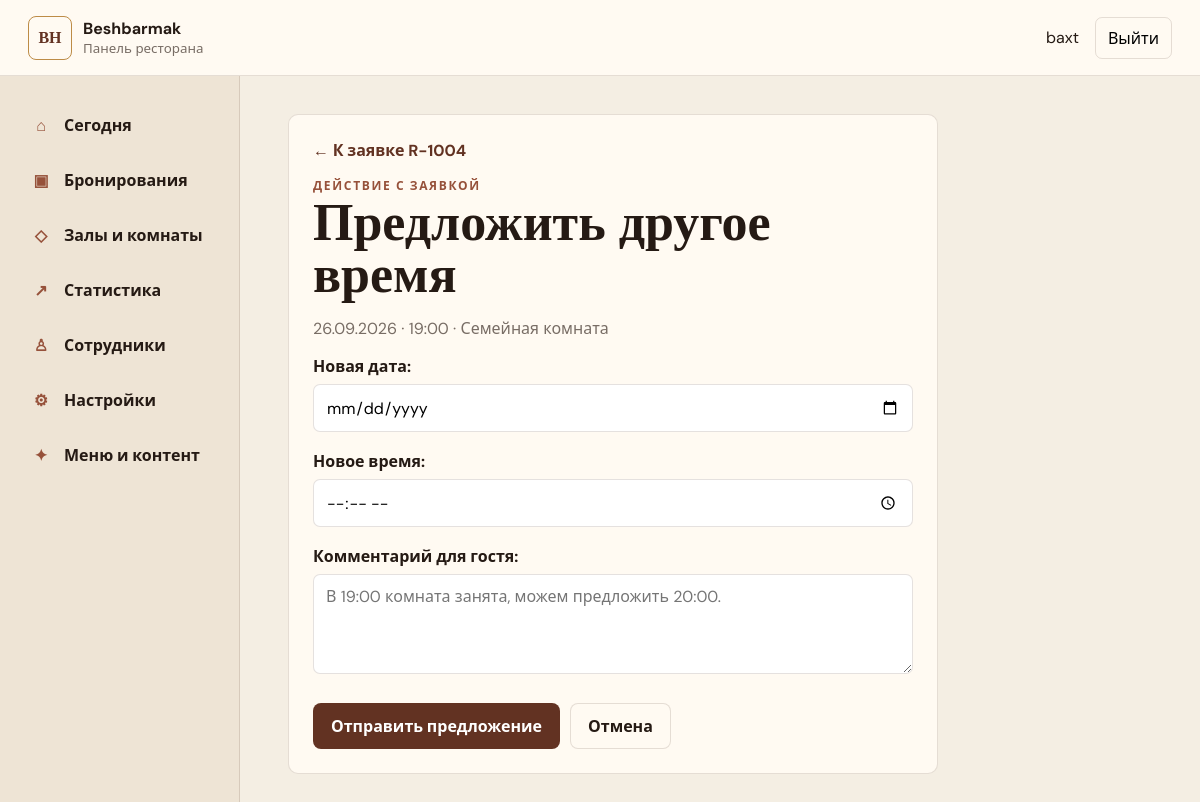
Screenshot of /staff/reservations/4/propose/ (signed in) with the database file from the repository.
### reservations/models.py (models this page shows, shortened)
class Reservation(models.Model):
    class Status(models.TextChoices):
        PENDING = "PENDING", "Ожидает подтверждения"
        ACCEPTED = "ACCEPTED", "Подтверждено"
        CHANGE_PROPOSED = "CHANGE_PROPOSED", "Предложено другое время"
        REJECTED = "REJECTED", "Отклонено"
        CANCELLED = "CANCELLED", "Отменено"
        COMPLETED = "COMPLETED", "Завершено"
        NO_SHOW = "NO_SHOW", "Гость не пришёл"
    class Occasion(models.TextChoices):
        REGULAR = "REGULAR", "Обычный визит"
        BIRTHDAY = "BIRTHDAY", "День рождения"
        FAMILY = "FAMILY", "Семейное мероприятие"
        BUSINESS = "BUSINESS", "Деловая встреча"
        OTHER = "OTHER", "Другое"
    public_number = models.CharField("Номер", max_length=20, unique=True, blank=True, null=True)
    public_token = models.UUIDField("Публичный токен", default=uuid.uuid4, unique=True, editable=False)
    submission_token = models.UUIDField("Ключ отправки", unique=True, blank=True, null=True, editable=False)
    customer_name = models.CharField("Имя", max_length=120)
    phone = models.CharField("Телефон", max_length=40)
    date = models.DateField("Дата")
    time = models.TimeField("Время")
    guests_count = models.PositiveSmallIntegerField("Гостей")
    space = models.ForeignKey(DiningSpace, on_delete=models.PROTECT, related_name="reservations", verbose_name="Помещение")
    occasion = models.CharField("Повод", max_length=30, blank=True)
    customer_comment = models.TextField("Комментарий гостя", max_length=1000, blank=True)
    manager_comment = models.TextField("Комментарий менеджера", max_length=1000, blank=True)
    status = models.CharField("Статус", max_length=24, choices=Status.choices, default=Status.PENDING, db_index=True)
    created_at = models.DateTimeField(auto_now_add=True)
    updated_at = models.DateTimeField(auto_now=True)
    accepted_at = models.DateTimeField(blank=True, null=True)
    rejected_at = models.DateTimeField(blank=True, null=True)
    cancelled_at = models.DateTimeField(blank=True, null=True)
    completed_at = models.DateTimeField(blank=True, null=True)
    handled_by_staff = models.ForeignKey(StaffProfile, on_delete=models.SET_NULL, related_name="handled_reservations", blank=True, null=True, verbose_name="Ответственный")
    proposed_date = models.DateField("Предложенная дата", blank=True, null=True)
    proposed_time = models.TimeField("Предложенное время", blank=True, null=True)
    rejection_reason = models.CharField("Причина отказа", max_length=500, blank=True)
    class Meta:
        ordering = ("-date", "-time", "-created_at")
        indexes = [models.Index(fields=("space", "date", "status"), name="reservation_lookup_idx")]
        verbose_name = "Бронирование"
        verbose_name_plural = "Бронирования"

class DiningSpace(models.Model):
    class SpaceType(models.TextChoices):
        HALL = "HALL", "Зал"
        PRIVATE_ROOM = "PRIVATE_ROOM", "Отдельная комната"
        TERRACE = "TERRACE", "Терраса"
        VIP = "VIP", "VIP-пространство"
        OTHER = "OTHER", "Другое"
    name = models.CharField("Название", max_length=160)
    name_uz = models.CharField("Название на узбекском", max_length=160, blank=True)
    description = models.TextField("Описание", blank=True)
    description_uz = models.TextField("Описание на узбекском", blank=True)
    image = models.ImageField("Фото", upload_to="spaces/%Y/%m/", blank=True)
    space_type = models.CharField("Тип", max_length=20, choices=SpaceType.choices, default=SpaceType.HALL)
    capacity_min = models.PositiveSmallIntegerField("Минимум гостей", blank=True, null=True)
    capacity_max = models.PositiveSmallIntegerField("Максимум гостей")
    is_exclusive = models.BooleanField("Эксклюзивное бронирование", default=False, help_text="Одновременно может быть только одна подтверждённая бронь.")
    is_active = models.BooleanField("Показывать", default=True)
    is_bookable = models.BooleanField("Можно бронировать", default=True)
    is_temporarily_unavailable = models.BooleanField("Временно недоступно", default=False)
    hide_when_unavailable = models.BooleanField("Скрывать при недоступности", default=False)
    unavailable_reason = models.CharField("Причина недоступности", max_length=240, blank=True)
    unavailable_reason_uz = models.CharField("Причина недоступности на узбекском", max_length=240, blank=True)
    sort_order = models.PositiveSmallIntegerField("Порядок", default=0)
    created_at = models.DateTimeField(auto_now_add=True)
    updated_at = models.DateTimeField(auto_now=True)
    class Meta:
        ordering = ("sort_order", "id")
        verbose_name = "Зал или комната"
        verbose_name_plural = "Залы и комнаты"

### reservations/staff_views.py (the view, shortened to what this page needs)
# urls.py: path("reservations/<int:pk>/propose/", staff_views.reservation_propose, name="reservation_propose"),
@staff_access(StaffProfile.Role.OWNER, StaffProfile.Role.MANAGER)
def reservation_propose(request, pk):
    reservation = get_object_or_404(Reservation.objects.select_related("space"), pk=pk)
    initial = {"proposed_date": reservation.date}
    form = ProposalForm(request.POST or None, initial=initial)
    return render(request, "staff/action_form.html", {"reservation": reservation, "form": form, "title": "Предложить другое время", "submit_label": "Отправить предложение"})

### reservations/forms.py
class ProposalForm(forms.Form):
    proposed_date = forms.DateField(label="Новая дата", widget=forms.DateInput(attrs={"type": "date"}))
    proposed_time = forms.TimeField(label="Новое время", widget=forms.TimeInput(attrs={"type": "time", "step": 1800}))
    comment = forms.CharField(label="Комментарий для гостя", required=False, max_length=1000, widget=forms.Textarea(attrs={"rows": 3, "placeholder": "В 19:00 комната занята, можем предложить 20:00."}))

### reservations/staff_views.py (called while the page is built, shortened)
def _profile_for(user):
    if user.is_superuser:
        return None

def staff_access(*roles):
    def decorator(view):
        @login_required
        @wraps(view)
        def wrapped(request, *args, **kwargs):
            profile = _profile_for(request.user)
            if roles and not request.user.is_superuser and profile.role not in roles:
                raise PermissionDenied("Для этого раздела недостаточно прав.")
            request.staff_profile = profile
            return view(request, *args, **kwargs)
        return wrapped
    return decorator

### templates/staff/action_form.html
{% extends 'staff/base.html' %}{% block title %}{{ title }}{% endblock %}{% block content %}<section class="form-panel narrow"><a class="back-link" href="{% url 'staff:reservation_detail' reservation.pk %}">← К заявке {{ reservation.public_number }}</a><p class="overline">Действие с заявкой</p><h1>{{ title }}</h1><p>{{ reservation.date|date:'d.m.Y' }} · {{ reservation.time|time:'H:i' }} · {{ reservation.space.name }}</p><form method="post">{% csrf_token %}{{ form.as_p }}<div class="form-actions"><button class="staff-button {% if danger %}danger{% else %}primary{% endif %}" type="submit">{{ submit_label }}</button><a class="staff-button secondary" href="{% url 'staff:reservation_detail' reservation.pk %}">Отмена</a></div></form></section>{% endblock %}

### templates/staff/base.html (shortened to what this page needs)
{% load static %}
<!doctype html>
<html lang="ru">
<head>
  <link rel="stylesheet" href="{% static 'css/staff.css' %}?v=20260923-2">
</head>
<body>
  <header class="staff-header">
    <a class="staff-brand" href="{% url 'staff:dashboard' %}"><span>BH</span><div><b>Beshbarmak</b><small>Панель ресторана</small></div></a>
    <div class="staff-user"><span>{{ request.user.get_full_name|default:request.user.username }}</span><form method="post" action="{% url 'staff:logout' %}">{% csrf_token %}<button type="submit">Выйти</button></form></div>
  </header>
  <div class="staff-layout">
    <nav class="staff-nav" aria-label="Разделы панели">
      <a href="{% url 'staff:dashboard' %}"><span>⌂</span>Сегодня</a>
      {% if request.user.is_superuser or request.staff_profile.role != 'CONTENT_MANAGER' %}
        <a href="{% url 'staff:reservations' %}"><span>▣</span>Бронирования</a>
        <a href="{% url 'staff:spaces' %}"><span>◇</span>Залы и комнаты</a>
        <a href="{% url 'staff:analytics' %}"><span>↗</span>Статистика</a>
      {% endif %}
      {% if request.user.is_superuser or request.staff_profile.role == 'OWNER' %}
        <a href="{% url 'staff:members' %}"><span>♙</span>Сотрудники</a>
        <a href="{% url 'staff:settings' %}"><span>⚙</span>Настройки</a>
      {% endif %}
      {% if request.user.is_superuser or request.staff_profile.role == 'OWNER' or request.staff_profile.role == 'CONTENT_MANAGER' %}<a href="{% url 'admin:index' %}"><span>✦</span>Меню и контент</a>{% endif %}
    </nav>
    <main class="staff-main">
      {% block content %}{% endblock %}
    </main>
  </div>
</body>
</html>

### static/css/staff.css (style rules this page uses)
:root { --cream:#f4eee3; --paper:#fffaf2; --ink:#251a14; --muted:#786d65; --brown:#623222; --dark:#2b1b14; --clay:#96513a; --gold:#bd8c47; --line:rgba(72,46,31,.14); --green:#2f7452; --red:#9c4038; --amber:#9a6826; }
* { box-sizing:border-box; }
body { margin:0; color:var(--ink); background:var(--cream); font-family:"DM Sans","Segoe UI",sans-serif; font-size:16px; }
a { color:inherit; text-decoration:none; }
button,input,select,textarea { font:inherit; }
button { cursor:pointer; }
.staff-header { position:sticky; z-index:20; top:0; display:flex; height:76px; align-items:center; justify-content:space-between; padding:0 28px; border-bottom:1px solid var(--line); background:var(--paper); }
.staff-brand { display:flex; align-items:center; gap:11px; }
.staff-brand>span { display:grid; width:44px; height:44px; place-items:center; border:1px solid var(--gold); border-radius:8px; color:var(--brown); font-family:Georgia,serif; font-weight:700; }
.staff-brand div { display:flex; flex-direction:column; }
.staff-brand small { color:var(--muted); }
.staff-user { display:flex; align-items:center; gap:16px; }
.staff-user form { margin:0; }
.staff-user button { padding:9px 12px; border:1px solid var(--line); border-radius:7px; background:transparent; }
.staff-layout { display:grid; grid-template-columns:240px minmax(0,1fr); min-height:calc(100vh - 76px); }
.staff-nav { display:flex; flex-direction:column; gap:5px; padding:24px 16px; border-right:1px solid var(--line); background:#eee4d5; }
.staff-nav a { display:flex; min-height:50px; align-items:center; gap:12px; padding:0 14px; border-radius:8px; font-weight:700; }
.staff-nav span { width:22px; color:var(--clay); text-align:center; }
.staff-main { min-width:0; padding:38px clamp(20px,4vw,56px) 70px; }
.page-heading h1,.form-panel h1 { margin:3px 0 0; font-family:Georgia,"Times New Roman",serif; font-size:clamp(34px,5vw,52px); line-height:1; }
.overline { margin:0!important; color:var(--clay)!important; font-size:12px; font-weight:800; letter-spacing:.14em; text-transform:uppercase; }
.staff-button { display:inline-flex; min-height:46px; align-items:center; justify-content:center; padding:0 17px; border:1px solid transparent; border-radius:8px; font-weight:700; }
.staff-button.primary { color:#fff; background:var(--brown); }
.staff-button.secondary { border-color:var(--line); background:var(--paper); }
.panel,.form-panel { margin-bottom:22px; padding:24px; border:1px solid var(--line); border-radius:10px; background:var(--paper); }
.back-link { display:inline-block; margin-bottom:16px; color:var(--brown); font-weight:700; }
.form-panel { max-width:880px; }
.form-panel.narrow { max-width:650px; }
.form-panel>p { color:var(--muted); }
.form-panel form>p,.form-section form>p,.form-section>p { margin:0 0 18px; }
.form-panel label,.form-section label { display:block; margin-bottom:7px; font-weight:700; }
.form-panel input:not([type=checkbox]):not([type=radio]),.form-panel select,.form-panel textarea,.form-section input:not([type=checkbox]),.form-section select { width:100%; min-height:48px; padding:10px 12px; border:1px solid var(--line); border-radius:7px; background:#fff; }
.form-panel textarea { min-height:100px; }
.form-actions { display:flex; gap:10px; margin-top:24px; }

### rows the page displays
Reservation: public_number "R-1004", date "26.09.2026", time "19:00", space.name "Семейная комната"

### other values shown
{{ request.user.get_full_name|default:request.user.username }} "baxt"
{{ title }} "Предложить другое время"
{{ submit_label }} "Отправить предложение"
